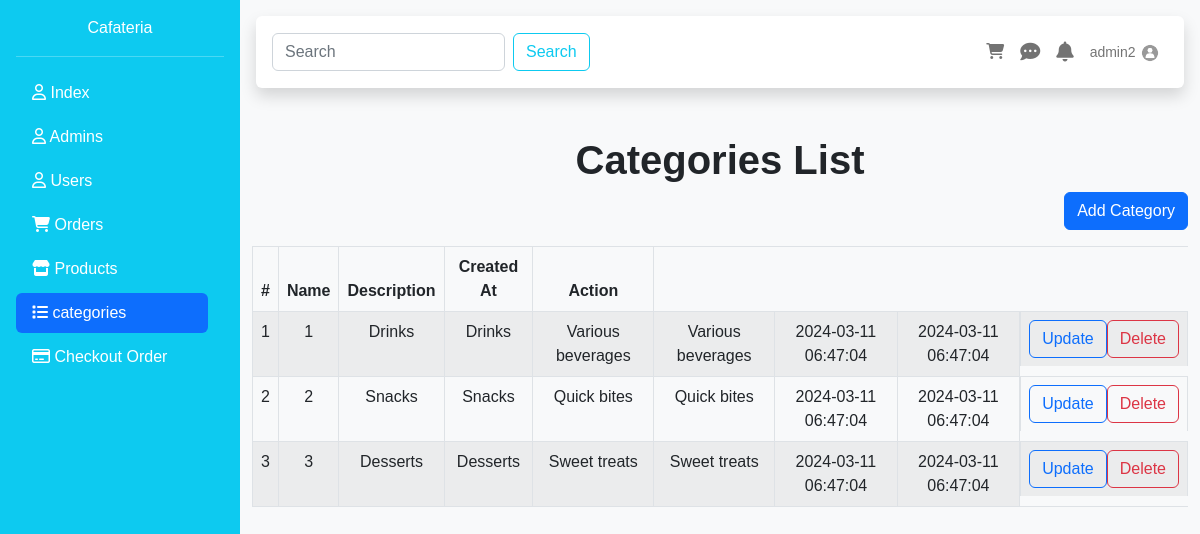
/categories.php (signed in), run on the app's committed database.
### tables this page shows
CREATE TABLE `categories` (
  `id` int(10) UNSIGNED NOT NULL,
  `category_name` varchar(255) NOT NULL,
  `category_description` text DEFAULT NULL,
  `created_at` timestamp NOT NULL DEFAULT current_timestamp()
);

### DataBase/DBCLass.php (called while the page is built, shortened)
<?php
require "connect.php";
class Table extends Database{
    public $TbName;
    public function __construct($tableName){
        $this->TbName = $tableName;
    }
    public function Select(array $columns, $condition=1){
        $statement = "SELECT " . implode(",", $columns) . " FROM {$this->TbName} WHERE $condition";
        try {
            $selected = parent::connect()->query($statement);
            return $selected;
        } catch (PDOException $e){
            throw new Exception("PDO Error: " . $e->getMessage());
        }
    }
    public function FindById($cond,$value){
        $sql = "SELECT * FROM {$this->TbName} WHERE $cond = :val";
        $Sel = parent::connect()->prepare($sql);
        $Sel->execute(['val' => $value]);
        if($Sel->rowCount() > 0){
            $result = $Sel->fetch();
            return $result;
        }else{
            throw new Exception("is not Found");
        }
    }
}
?>

### DataBase/connect.php (called while the page is built, shortened)
<?php
class Database{
    static protected $connection = false ;
    private static $server = 'localhost';
    private static $root = "root";
    private static $pass = "";
    private static $Db = "cafeteria";
    public static function connect(){
        if(!self::$connection){
            try {
                self::$connection = new PDO("mysql:host=".self::$server.";dbname=".self::$Db."", self::$root, self::$pass);
            } catch (PDOException $e) {
                die("PDO CONNECTION ERROR: " . $e->getMessage() . "<br/>");
            }
        }
        return self::$connection;
    }
}
?>

### categories/listCategory.php (the view, shortened to what this page needs)
<div class="container">
    <h4 class="text-center mt-3 display-6 fw-bold">Categories List</h4>
    <a href="categories.php?add=category" class="btn btn-primary mb-3 float-end">Add Category</a>
    <table class="table table-striped table-bordered">
        <thead>
        <tr>
            <th scope="col" class="text-center">#</th>
            <th scope="col" class="text-center">Name</th>
            <th scope="col" class="text-center">Description</th>
            <th scope="col" class="text-center">Created At</th>
            <th scope="col" class="text-center">Action</th>
        </tr>
        </thead>
        <tbody id="categoryTableBody">
          <?php
          foreach ($selected as $rows){
              echo "<tr>";
              foreach ($rows as $key=>$value){
                  echo "<td class='text-center' scope='col'>";
                  echo "$value";
                  echo "</td>";
              }
              echo "<td class='d-flex justify-content-around'>
                    <a class='btn btn-outline-primary'>Update</a>
                    <a class='btn btn-outline-danger'>Delete</a>
                    </td>";
              echo "</tr>";
          }
          ?>
        </tbody>
    </table>
</div>

### include/navbar.php (shortened to what this page needs)
<?php
    $newTable = new Table('admins');
    $currentAdmin = $newTable->FindById('id',$_SESSION['id']);
?>
<div id="body_content" class="bg-light flex-fill">
    <div class="p-3">
        <nav class="navbar navbar-expand-lg bg-white shadow rounded p-3 mb-3">
            <form class="d-flex" role="search">
                <input class="form-control me-2" type="search" placeholder="Search" aria-label="Search">
                <button class="btn btn-outline-info" type="submit">Search</button>
            </form>
            <ul class="navbar-nav ms-auto d-flex flex-row">
                <li class="nav-item me-3 me-lg-0">
                    <a class="nav-link" href="#!">
                        <i class="fas fa-shopping-cart"></i>
                    </a>
                </li>
                <li class="nav-item me-3 me-lg-0">
                    <a class="nav-link" href="#!">
                        <i class="fas fa-comment-dots fa-lg"></i>
                    </a>
                </li>
                <li class="nav-item me-3 me-lg-0">
                    <a class="nav-link" href="#!">
                        <i class="fas fa-bell fa-lg"></i>
                    </a>
                </li>
                <li class="nav-item dropdown me-3 me-lg-0">
                  <a class="nav-link dropdown-toggle" href="#" id="userDropdown" role="button" data-bs-toggle="dropdown" aria-expanded="false">
                 <span class="mr-2 d-none d-lg-inline text-gray-600 small"><?=$currentAdmin['username']?></span>
                      <img class="rounded-circle" src="uploads/<?= $currentAdmin['profile_picture']?>" width="20px" height="20px">
                   </a>
                </li>
            </ul>
        </nav>
    </div>

### include/sidebar.php (style rules this page uses)
html, body { height: 100%; font-family: 'Ubuntu', sans-serif; }
.dropdown-toggle::after { content: none; }

### data on the page
categories: id "1", category_name "Drinks", category_description "Various beverages", created_at "2024-03-11 06:47:04"
categories: id "2", category_name "Snacks", category_description "Quick bites", created_at "2024-03-11 06:47:04"
categories: id "3", category_name "Desserts", category_description "Sweet treats", created_at "2024-03-11 06:47:04"

### other printed values
$currentAdmin['username'] "admin2"
